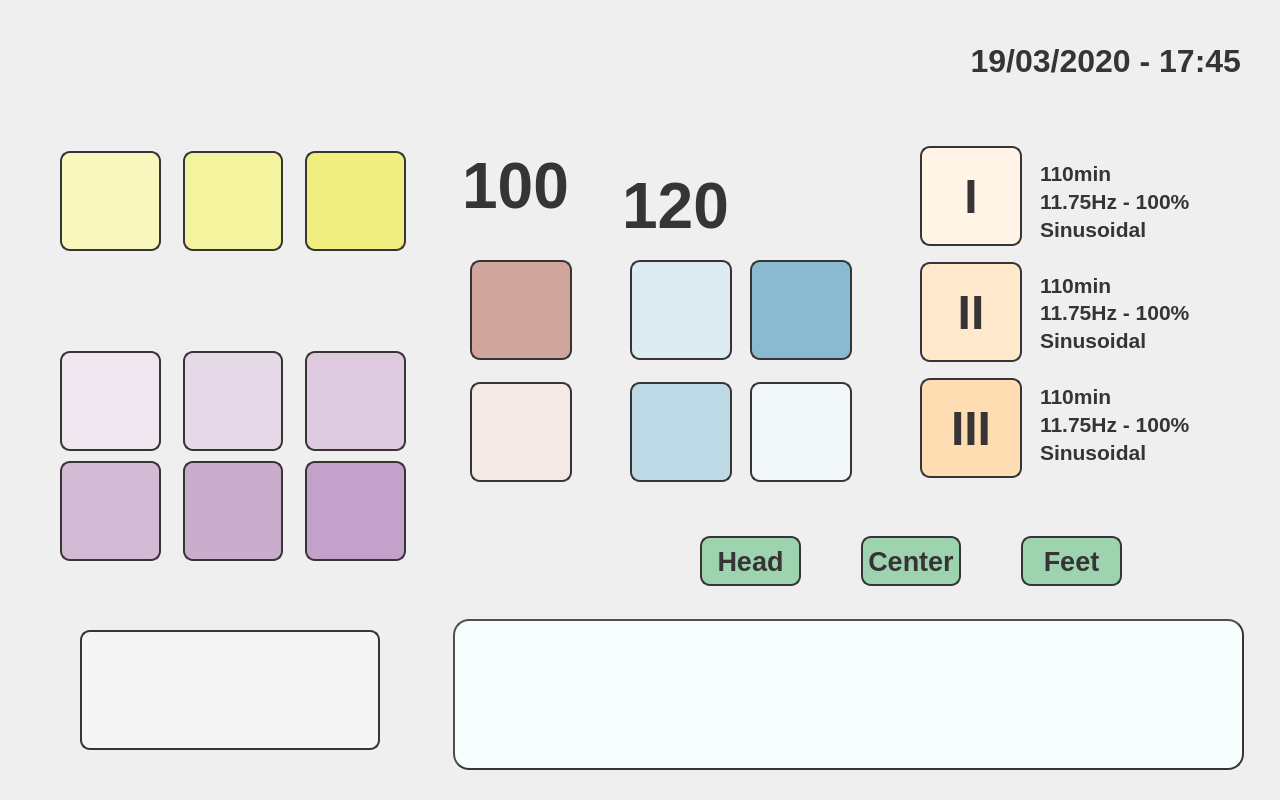
<?xml version="1.0" encoding="UTF-8"?>
<ui version="4.0">
 <class>Dialog</class>
 <widget class="QDialog" name="Dialog">
  <property name="geometry">
   <rect>
    <x>0</x>
    <y>0</y>
    <width>1280</width>
    <height>800</height>
   </rect>
  </property>
  <property name="windowTitle">
   <string>Dialog</string>
  </property>
  <property name="styleSheet">
   <string notr="true">QDialog {
background-image: url(:/background/resources/Background_2.png);
}</string>
  </property>
  <widget class="QWidget" name="layoutWidget">
   <property name="geometry">
    <rect>
     <x>60</x>
     <y>350</y>
     <width>346</width>
     <height>102</height>
    </rect>
   </property>
   <layout class="QHBoxLayout" name="horizontalLayout_2">
    <property name="spacing">
     <number>22</number>
    </property>
    <item>
     <widget class="QPushButton" name="freq1Button">
      <property name="minimumSize">
       <size>
        <width>100</width>
        <height>100</height>
       </size>
      </property>
      <property name="styleSheet">
       <string notr="true">background-image: url(:/frequencies/resources/7_83Hz.png);
background-color: rgb(240, 231, 240);
border-radius: 10px;
border:2px solid rgb(55, 52, 53);</string>
      </property>
      <property name="text">
       <string/>
      </property>
     </widget>
    </item>
    <item>
     <widget class="QPushButton" name="freq2Button">
      <property name="minimumSize">
       <size>
        <width>100</width>
        <height>100</height>
       </size>
      </property>
      <property name="styleSheet">
       <string notr="true">background-image: url(:/frequencies/resources/11_79Hz.png);
background-color: rgb(230, 217, 231);
border-radius: 10px;
border:2px solid rgb(55, 52, 53);</string>
      </property>
      <property name="text">
       <string/>
      </property>
     </widget>
    </item>
    <item>
     <widget class="QPushButton" name="freq3Button">
      <property name="minimumSize">
       <size>
        <width>100</width>
        <height>100</height>
       </size>
      </property>
      <property name="styleSheet">
       <string notr="true">background-image: url(:/frequencies/resources/16_67Hz.png);
background-color: rgb(221, 202, 222);
border-radius: 10px;
border:2px solid rgb(55, 52, 53);</string>
      </property>
      <property name="text">
       <string/>
      </property>
     </widget>
    </item>
   </layout>
  </widget>
  <widget class="QWidget" name="layoutWidget_2">
   <property name="geometry">
    <rect>
     <x>60</x>
     <y>460</y>
     <width>346</width>
     <height>102</height>
    </rect>
   </property>
   <layout class="QHBoxLayout" name="horizontalLayout_3">
    <property name="spacing">
     <number>22</number>
    </property>
    <item>
     <widget class="QPushButton" name="freq4Button">
      <property name="minimumSize">
       <size>
        <width>100</width>
        <height>100</height>
       </size>
      </property>
      <property name="styleSheet">
       <string notr="true">background-image: url(:/frequencies/resources/23_58Hz.png);
background-color: rgb(211, 187, 213);
border-radius: 10px;
border:2px solid rgb(55, 52, 53);</string>
      </property>
      <property name="text">
       <string/>
      </property>
     </widget>
    </item>
    <item>
     <widget class="QPushButton" name="freq5Button">
      <property name="minimumSize">
       <size>
        <width>100</width>
        <height>100</height>
       </size>
      </property>
      <property name="styleSheet">
       <string notr="true">background-image: url(:/frequencies/resources/30_80Hz.png);
background-color: rgb(202, 173, 204);
border-radius: 10px;
border:2px solid rgb(55, 52, 53);</string>
      </property>
      <property name="text">
       <string/>
      </property>
     </widget>
    </item>
    <item>
     <widget class="QPushButton" name="freq6Button">
      <property name="minimumSize">
       <size>
        <width>100</width>
        <height>100</height>
       </size>
      </property>
      <property name="styleSheet">
       <string notr="true">background-image: url(:/frequencies/resources/62_64Hz.png);
background-color: rgb(196, 161, 203);
border-radius: 10px;
border:2px solid rgb(55, 52, 53);</string>
      </property>
      <property name="text">
       <string/>
      </property>
     </widget>
    </item>
   </layout>
  </widget>
  <widget class="QWidget" name="layoutWidget_3">
   <property name="geometry">
    <rect>
     <x>630</x>
     <y>260</y>
     <width>102</width>
     <height>224</height>
    </rect>
   </property>
   <layout class="QVBoxLayout" name="verticalLayout_2">
    <property name="spacing">
     <number>22</number>
    </property>
    <item>
     <widget class="QPushButton" name="min30Button">
      <property name="minimumSize">
       <size>
        <width>100</width>
        <height>100</height>
       </size>
      </property>
      <property name="styleSheet">
       <string notr="true">background-image: url(:/buttons/resources/30min.png);
background-color: rgb(221, 235, 242);
border-radius: 10px;
border:2px solid rgb(55, 52, 53);</string>
      </property>
      <property name="text">
       <string/>
      </property>
     </widget>
    </item>
    <item>
     <widget class="QPushButton" name="min45Button">
      <property name="minimumSize">
       <size>
        <width>100</width>
        <height>100</height>
       </size>
      </property>
      <property name="styleSheet">
       <string notr="true">background-image: url(:/buttons/resources/40min.png);
background-color: rgb(191, 218, 231);
border-radius: 10px;
border:2px solid rgb(55, 52, 53);</string>
      </property>
      <property name="text">
       <string/>
      </property>
     </widget>
    </item>
   </layout>
  </widget>
  <widget class="QWidget" name="layoutWidget_4">
   <property name="geometry">
    <rect>
     <x>750</x>
     <y>260</y>
     <width>102</width>
     <height>224</height>
    </rect>
   </property>
   <layout class="QVBoxLayout" name="verticalLayout_3">
    <property name="spacing">
     <number>22</number>
    </property>
    <item>
     <widget class="QPushButton" name="timeUpButton">
      <property name="minimumSize">
       <size>
        <width>100</width>
        <height>100</height>
       </size>
      </property>
      <property name="styleSheet">
       <string notr="true">background-image: url(:/buttons/resources/Arriba.png);
background-color: rgb(138, 186, 210);
border-radius: 10px;
border:2px solid rgb(55, 52, 53);</string>
      </property>
      <property name="text">
       <string/>
      </property>
     </widget>
    </item>
    <item>
     <widget class="QPushButton" name="timeDwnButton">
      <property name="minimumSize">
       <size>
        <width>100</width>
        <height>100</height>
       </size>
      </property>
      <property name="styleSheet">
       <string notr="true">background-image: url(:/buttons/resources/Abajo.png);
background-color: rgb(242, 248, 250);
border-radius: 10px;
border:2px solid rgb(55, 52, 53);</string>
      </property>
      <property name="text">
       <string/>
      </property>
     </widget>
    </item>
   </layout>
  </widget>
  <widget class="QPushButton" name="startButton">
   <property name="geometry">
    <rect>
     <x>80</x>
     <y>630</y>
     <width>300</width>
     <height>120</height>
    </rect>
   </property>
   <property name="minimumSize">
    <size>
     <width>100</width>
     <height>100</height>
    </size>
   </property>
   <property name="styleSheet">
    <string notr="true">background-image: url(:/buttons/resources/Play.png);
background-color: rgb(245, 245, 245);
border-radius: 10px;
border:2px solid rgb(55, 52, 53);</string>
   </property>
   <property name="text">
    <string/>
   </property>
  </widget>
  <widget class="QWidget" name="layoutWidget">
   <property name="geometry">
    <rect>
     <x>60</x>
     <y>150</y>
     <width>346</width>
     <height>102</height>
    </rect>
   </property>
   <layout class="QHBoxLayout" name="horizontalLayout">
    <property name="spacing">
     <number>22</number>
    </property>
    <item>
     <widget class="QPushButton" name="triangularButton">
      <property name="minimumSize">
       <size>
        <width>100</width>
        <height>100</height>
       </size>
      </property>
      <property name="styleSheet">
       <string notr="true">background-image: url(:/buttons/resources/Triangular.png);
background-color: rgb(248, 247, 190);
border-radius: 10px;
border:2px solid rgb(55, 52, 53);</string>
      </property>
      <property name="text">
       <string/>
      </property>
     </widget>
    </item>
    <item>
     <widget class="QPushButton" name="squareButton">
      <property name="minimumSize">
       <size>
        <width>100</width>
        <height>100</height>
       </size>
      </property>
      <property name="styleSheet">
       <string notr="true">background-image: url(:/buttons/resources/Cuadrada.png);
background-color: rgb(244, 243, 158);
border-radius: 10px;
border:2px solid rgb(55, 52, 53);</string>
      </property>
      <property name="text">
       <string/>
      </property>
     </widget>
    </item>
    <item>
     <widget class="QPushButton" name="sinusoidalButton">
      <property name="minimumSize">
       <size>
        <width>100</width>
        <height>100</height>
       </size>
      </property>
      <property name="styleSheet">
       <string notr="true">background-image: url(:/buttons/resources/Sinus.png);
background-color: rgb(240, 238, 126);
border-radius: 10px;
border:2px solid rgb(55, 52, 53);</string>
      </property>
      <property name="text">
       <string/>
      </property>
     </widget>
    </item>
   </layout>
  </widget>
  <widget class="QWidget" name="layoutWidget">
   <property name="geometry">
    <rect>
     <x>470</x>
     <y>260</y>
     <width>102</width>
     <height>224</height>
    </rect>
   </property>
   <layout class="QVBoxLayout" name="verticalLayout">
    <property name="spacing">
     <number>22</number>
    </property>
    <item>
     <widget class="QPushButton" name="powerUpButton">
      <property name="minimumSize">
       <size>
        <width>100</width>
        <height>100</height>
       </size>
      </property>
      <property name="styleSheet">
       <string notr="true">background-image: url(:/buttons/resources/Arriba.png);
background-color: rgb(208, 165, 156);
border-radius: 10px;
border:2px solid rgb(55, 52, 53);</string>
      </property>
      <property name="text">
       <string/>
      </property>
     </widget>
    </item>
    <item>
     <widget class="QPushButton" name="powerDwnButton">
      <property name="minimumSize">
       <size>
        <width>100</width>
        <height>100</height>
       </size>
      </property>
      <property name="styleSheet">
       <string notr="true">background-image: url(:/buttons/resources/Abajo.png);
background-color: rgb(244, 233, 231);
border-radius: 10px;
border:2px solid rgb(55, 52, 53);</string>
      </property>
      <property name="text">
       <string/>
      </property>
     </widget>
    </item>
   </layout>
  </widget>
  <widget class="QWidget" name="layoutWidget">
   <property name="geometry">
    <rect>
     <x>920</x>
     <y>140</y>
     <width>102</width>
     <height>346</height>
    </rect>
   </property>
   <layout class="QVBoxLayout" name="verticalLayout_4">
    <property name="spacing">
     <number>10</number>
    </property>
    <item>
     <widget class="QPushButton" name="mem1Button">
      <property name="minimumSize">
       <size>
        <width>100</width>
        <height>100</height>
       </size>
      </property>
      <property name="font">
       <font>
        <family>Liberation Sans</family>
        <pointsize>36</pointsize>
        <weight>75</weight>
        <bold>true</bold>
       </font>
      </property>
      <property name="focusPolicy">
       <enum>Qt::NoFocus</enum>
      </property>
      <property name="styleSheet">
       <string notr="true">color: rgb(55, 52, 53);
background-color: rgb(255, 244, 230);
border-radius: 10px;
border:2px solid rgb(55, 52, 53);</string>
      </property>
      <property name="text">
       <string>I</string>
      </property>
     </widget>
    </item>
    <item>
     <widget class="QPushButton" name="mem2Button">
      <property name="minimumSize">
       <size>
        <width>100</width>
        <height>100</height>
       </size>
      </property>
      <property name="font">
       <font>
        <family>Liberation Sans</family>
        <pointsize>36</pointsize>
        <weight>75</weight>
        <bold>true</bold>
       </font>
      </property>
      <property name="focusPolicy">
       <enum>Qt::NoFocus</enum>
      </property>
      <property name="styleSheet">
       <string notr="true">color: rgb(55, 52, 53);
background-color: rgb(255, 232, 204);
border-radius: 10px;
border:2px solid rgb(55, 52, 53);</string>
      </property>
      <property name="text">
       <string>II</string>
      </property>
     </widget>
    </item>
    <item>
     <widget class="QPushButton" name="mem3Button">
      <property name="minimumSize">
       <size>
        <width>100</width>
        <height>100</height>
       </size>
      </property>
      <property name="font">
       <font>
        <family>Liberation Sans</family>
        <pointsize>36</pointsize>
        <weight>75</weight>
        <bold>true</bold>
       </font>
      </property>
      <property name="focusPolicy">
       <enum>Qt::NoFocus</enum>
      </property>
      <property name="styleSheet">
       <string notr="true">color: rgb(55, 52, 53);
background-color: rgb(255, 221, 179);
border-radius: 10px;
border:2px solid rgb(55, 52, 53);</string>
      </property>
      <property name="text">
       <string>III</string>
      </property>
     </widget>
    </item>
   </layout>
  </widget>
  <widget class="QWidget" name="layoutWidget">
   <property name="geometry">
    <rect>
     <x>1040</x>
     <y>160</y>
     <width>171</width>
     <height>305</height>
    </rect>
   </property>
   <layout class="QVBoxLayout" name="verticalLayout_8">
    <property name="spacing">
     <number>30</number>
    </property>
    <item>
     <layout class="QVBoxLayout" name="verticalLayout_5">
      <property name="spacing">
       <number>2</number>
      </property>
      <item>
       <widget class="QLabel" name="mem11Label">
        <property name="font">
         <font>
          <family>Liberation Sans</family>
          <pointsize>16</pointsize>
          <weight>75</weight>
          <bold>true</bold>
         </font>
        </property>
        <property name="styleSheet">
         <string notr="true">color: rgb(55, 52, 53);</string>
        </property>
        <property name="text">
         <string>110min</string>
        </property>
       </widget>
      </item>
      <item>
       <widget class="QLabel" name="mem12Label">
        <property name="font">
         <font>
          <family>Liberation Sans</family>
          <pointsize>16</pointsize>
          <weight>75</weight>
          <bold>true</bold>
         </font>
        </property>
        <property name="styleSheet">
         <string notr="true">color: rgb(55, 52, 53);</string>
        </property>
        <property name="text">
         <string>11.75Hz - 100%</string>
        </property>
       </widget>
      </item>
      <item>
       <widget class="QLabel" name="mem13Label">
        <property name="font">
         <font>
          <family>Liberation Sans</family>
          <pointsize>16</pointsize>
          <weight>75</weight>
          <bold>true</bold>
         </font>
        </property>
        <property name="styleSheet">
         <string notr="true">color: rgb(55, 52, 53);</string>
        </property>
        <property name="text">
         <string>Sinusoidal</string>
        </property>
       </widget>
      </item>
     </layout>
    </item>
    <item>
     <layout class="QVBoxLayout" name="verticalLayout_6">
      <property name="spacing">
       <number>2</number>
      </property>
      <item>
       <widget class="QLabel" name="mem21Label">
        <property name="font">
         <font>
          <family>Liberation Sans</family>
          <pointsize>16</pointsize>
          <weight>75</weight>
          <bold>true</bold>
         </font>
        </property>
        <property name="styleSheet">
         <string notr="true">color: rgb(55, 52, 53);</string>
        </property>
        <property name="text">
         <string>110min</string>
        </property>
       </widget>
      </item>
      <item>
       <widget class="QLabel" name="mem22Label">
        <property name="font">
         <font>
          <family>Liberation Sans</family>
          <pointsize>16</pointsize>
          <weight>75</weight>
          <bold>true</bold>
         </font>
        </property>
        <property name="styleSheet">
         <string notr="true">color: rgb(55, 52, 53);</string>
        </property>
        <property name="text">
         <string>11.75Hz - 100%</string>
        </property>
       </widget>
      </item>
      <item>
       <widget class="QLabel" name="mem23Label">
        <property name="font">
         <font>
          <family>Liberation Sans</family>
          <pointsize>16</pointsize>
          <weight>75</weight>
          <bold>true</bold>
         </font>
        </property>
        <property name="styleSheet">
         <string notr="true">color: rgb(55, 52, 53);</string>
        </property>
        <property name="text">
         <string>Sinusoidal</string>
        </property>
       </widget>
      </item>
     </layout>
    </item>
    <item>
     <layout class="QVBoxLayout" name="verticalLayout_7">
      <property name="spacing">
       <number>2</number>
      </property>
      <item>
       <widget class="QLabel" name="mem31Label">
        <property name="font">
         <font>
          <family>Liberation Sans</family>
          <pointsize>16</pointsize>
          <weight>75</weight>
          <bold>true</bold>
         </font>
        </property>
        <property name="styleSheet">
         <string notr="true">color: rgb(55, 52, 53);</string>
        </property>
        <property name="text">
         <string>110min</string>
        </property>
       </widget>
      </item>
      <item>
       <widget class="QLabel" name="mem32Label">
        <property name="font">
         <font>
          <family>Liberation Sans</family>
          <pointsize>16</pointsize>
          <weight>75</weight>
          <bold>true</bold>
         </font>
        </property>
        <property name="styleSheet">
         <string notr="true">color: rgb(55, 52, 53);</string>
        </property>
        <property name="text">
         <string>11.75Hz - 100%</string>
        </property>
       </widget>
      </item>
      <item>
       <widget class="QLabel" name="mem33Label">
        <property name="font">
         <font>
          <family>Liberation Sans</family>
          <pointsize>16</pointsize>
          <weight>75</weight>
          <bold>true</bold>
         </font>
        </property>
        <property name="styleSheet">
         <string notr="true">color: rgb(55, 52, 53);</string>
        </property>
        <property name="text">
         <string>Sinusoidal</string>
        </property>
       </widget>
      </item>
     </layout>
    </item>
   </layout>
  </widget>
  <widget class="QWidget" name="layoutWidget">
   <property name="geometry">
    <rect>
     <x>700</x>
     <y>510</y>
     <width>422</width>
     <height>102</height>
    </rect>
   </property>
   <layout class="QHBoxLayout" name="horizontalLayout_4">
    <property name="spacing">
     <number>60</number>
    </property>
    <item>
     <widget class="QPushButton" name="ch1Button">
      <property name="minimumSize">
       <size>
        <width>100</width>
        <height>50</height>
       </size>
      </property>
      <property name="font">
       <font>
        <family>Liberation Sans</family>
        <pointsize>20</pointsize>
        <weight>75</weight>
        <bold>true</bold>
       </font>
      </property>
      <property name="focusPolicy">
       <enum>Qt::NoFocus</enum>
      </property>
      <property name="styleSheet">
       <string notr="true">color: rgb(55, 52, 53);
background-color: rgb(157, 211, 175);
border-radius: 10px;
border:2px solid rgb(55, 52, 53);</string>
      </property>
      <property name="text">
       <string>Head</string>
      </property>
     </widget>
    </item>
    <item>
     <widget class="QPushButton" name="ch2Button">
      <property name="minimumSize">
       <size>
        <width>100</width>
        <height>50</height>
       </size>
      </property>
      <property name="font">
       <font>
        <family>Liberation Sans</family>
        <pointsize>20</pointsize>
        <weight>75</weight>
        <bold>true</bold>
       </font>
      </property>
      <property name="focusPolicy">
       <enum>Qt::NoFocus</enum>
      </property>
      <property name="styleSheet">
       <string notr="true">color: rgb(55, 52, 53);
background-color: rgb(157, 211, 175);
border-radius: 10px;
border:2px solid rgb(55, 52, 53);</string>
      </property>
      <property name="text">
       <string>Center</string>
      </property>
     </widget>
    </item>
    <item>
     <widget class="QPushButton" name="ch3Button">
      <property name="minimumSize">
       <size>
        <width>100</width>
        <height>50</height>
       </size>
      </property>
      <property name="font">
       <font>
        <family>Liberation Sans</family>
        <pointsize>20</pointsize>
        <weight>75</weight>
        <bold>true</bold>
       </font>
      </property>
      <property name="focusPolicy">
       <enum>Qt::NoFocus</enum>
      </property>
      <property name="styleSheet">
       <string notr="true">color: rgb(55, 52, 53);
background-color: rgb(157, 211, 175);
border-radius: 10px;
border:2px solid rgb(55, 52, 53);</string>
      </property>
      <property name="text">
       <string>Feet</string>
      </property>
     </widget>
    </item>
   </layout>
  </widget>
  <widget class="QLabel" name="minutesLabel">
   <property name="geometry">
    <rect>
     <x>620</x>
     <y>170</y>
     <width>111</width>
     <height>61</height>
    </rect>
   </property>
   <property name="font">
    <font>
     <family>Liberation Sans</family>
     <pointsize>48</pointsize>
     <weight>75</weight>
     <bold>true</bold>
    </font>
   </property>
   <property name="styleSheet">
    <string notr="true">color: rgb(55, 52, 53);</string>
   </property>
   <property name="text">
    <string>120</string>
   </property>
   <property name="alignment">
    <set>Qt::AlignHCenter|Qt::AlignTop</set>
   </property>
  </widget>
  <widget class="QLabel" name="powerLabel">
   <property name="geometry">
    <rect>
     <x>460</x>
     <y>150</y>
     <width>111</width>
     <height>61</height>
    </rect>
   </property>
   <property name="font">
    <font>
     <family>Liberation Sans</family>
     <pointsize>48</pointsize>
     <weight>75</weight>
     <bold>true</bold>
    </font>
   </property>
   <property name="styleSheet">
    <string notr="true">color: rgb(55, 52, 53);</string>
   </property>
   <property name="text">
    <string>100</string>
   </property>
   <property name="alignment">
    <set>Qt::AlignHCenter|Qt::AlignTop</set>
   </property>
  </widget>
  <widget class="QLabel" name="date_timeLabel">
   <property name="geometry">
    <rect>
     <x>910</x>
     <y>40</y>
     <width>331</width>
     <height>41</height>
    </rect>
   </property>
   <property name="font">
    <font>
     <family>Liberation Sans</family>
     <pointsize>24</pointsize>
     <weight>75</weight>
     <bold>true</bold>
    </font>
   </property>
   <property name="styleSheet">
    <string notr="true">color: rgb(55, 52, 53);</string>
   </property>
   <property name="text">
    <string>19/03/2020 - 17:45</string>
   </property>
   <property name="alignment">
    <set>Qt::AlignRight|Qt::AlignTrailing|Qt::AlignVCenter</set>
   </property>
  </widget>
  <widget class="QTextEdit" name="textEdit">
   <property name="geometry">
    <rect>
     <x>453</x>
     <y>619</y>
     <width>791</width>
     <height>151</height>
    </rect>
   </property>
   <property name="styleSheet">
    <string notr="true">border:2px outset;
background-color: rgb(246, 255, 254);
border-radius: 16px;
color: rgb(0, 0, 127);
border-color: rgb(55, 52, 53);</string>
   </property>
  </widget>
 </widget>
 <resources>
  <include location="stretcher3_res.qrc"/>
 </resources>
 <connections/>
</ui>
